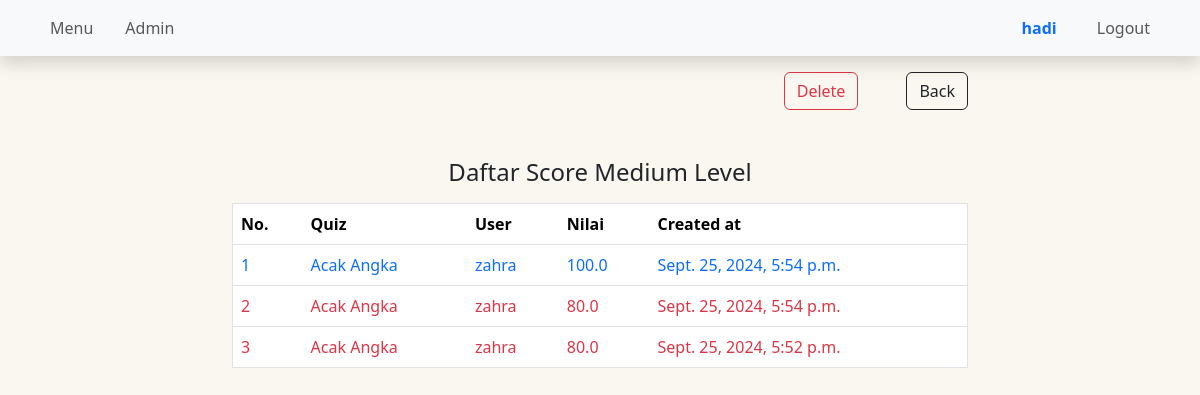
/results/medium (signed in), run on the app's committed database.
### medium/models.py (models this page shows, shortened)
class ResultMedium(models.Model):
  quiz = models.ForeignKey(Medium, on_delete=models.CASCADE)
  user = models.ForeignKey(User, on_delete=models.CASCADE)
  score = models.FloatField()
  created = models.DateTimeField(auto_now_add=True)

class Medium(models.Model):
  name = models.CharField(max_length=120)
  topic = models.CharField(max_length=120)
  number_of_questions = models.IntegerField()
  time = models.IntegerField(help_text="time in second")
  required_score_to_pass = models.IntegerField()

### quiz/views.py (the view)
# urls.py: path('results/medium', result_all_medium, name='result-all-medium'),
@login_required
def result_all_medium(request):
  results_medium = ResultMedium.objects.order_by('-created')
  context = {
     'results_medium': results_medium,
  }
  return render(request, 'results/all/medium.html', context)

### templates/results/all/medium.html (shortened to what this page needs)
{% extends "base.html" %}
{% load static %}
{% block content %}
<div class="row justify-content-center mt-3">
  <div class="col-md-8">
    <div class="d-flex justify-content-end mb-5">
        {% if request.user.is_authenticated and request.user.is_superuser %}
        <a class="btn btn-outline-danger" href="{% url 'delete-all-medium' %}">Delete</a>
         {% endif %}
         <a class="btn btn-outline-dark ms-5" href="{% url 'result-all' %}">Back</a>
    </div>
  <div>
    <h4 class="text-center my-3">Daftar Score Medium Level</h4>
    <table class="table border ">
      <thead>
        <tr class="px-2">
          <th scope="col">No.</th>
          <th scope="col">Quiz</th>
          <th scope="col">User</th>
          <th scope="col">Nilai</th>
          <th scope="col">Created at</th>
        </tr>
      </thead>
      <tbody>
        {% for result in results_medium %}
        {% if result.score == 100 %}
        <tr >
          <td class="text-primary">{{ forloop.counter }}</td>
          <td class="text-primary">{{ result.quiz.name }}</td>
          <td class="text-primary">{{ result.user.username }}</td>
          <td class="text-primary">{{ result.score }}</td>
          <td class="text-primary">{{ result.created }}</td>
        </tr>
        {% else %}
        <tr >
          <td class="text-danger">{{ forloop.counter }}</td>
          <td class="text-danger">{{ result.quiz.name }}</td>
          <td class="text-danger">{{ result.user.username }}</td>
          <td class="text-danger">{{ result.score }}</td>
          <td class="text-danger">{{ result.created }}</td>
        </tr>
        {% endif %}
      {% endfor %}
      </tbody>
    </table>
  </div>
  </div>
</div>
{% endblock content %}

### templates/base.html (shortened to what this page needs)
{% load static %}
<!doctype html>
<html lang="en">
  <head>
    <link rel="stylesheet" href="{% static 'style.css' %}">
    <link href="https://cdn.jsdelivr.net/npm/bootstrap@5.3.3/dist/css/bootstrap.min.css" rel="stylesheet">
  </head>
  <body  style="background-color: #FAF7F0;">
    <nav class="navbar navbar-expand-lg bg-body-tertiary shadow">
      <div class="container">
        <div class="collapse navbar-collapse" id="navbarNavAltMarkup">
          <div class="navbar-nav me-auto gap-3">
            {% if user.is_authenticated %}
            <a class="nav-link rounded tesHover {% block active_menu %}{% endblock active_menu %}" aria-current="page" href="/">Menu</a>
            {% endif %}
            {% if request.user.is_authenticated and request.user.is_superuser %}
            <a class="nav-link tesHover rounded " aria-current="page" href="/admin" target="_blank">Admin</a>
            {% endif %}
          </div>
          <div class="navbar-nav">
            {% if user.is_authenticated %}
            <span class="username nav-item nav-link  text-primary rounded me-4"><b>{{ user.username }}</b></span>
              <a class="nav-item nav-link tesHover rounded" href="{% url 'logout' %}">Logout</a>
            {% else %}
              <a class="nav-item nav-link tesHover rounded" href="{% url 'login' %}">Login</a>
            {% endif %}
        </div>
        </div>
      </div>
    </nav>
    <div class="container mt-3" >
      {% block content %}
      {% endblock content %}
    </div>
  </body>
</html>

### data on the page
ResultMedium: quiz.name "Acak Angka", user.username "zahra", score "100.0", created "Sept. 25, 2024, 5:54 p.m."
ResultMedium: quiz.name "Acak Angka", user.username "zahra", score "80.0", created "Sept. 25, 2024, 5:54 p.m."
ResultMedium: quiz.name "Acak Angka", user.username "zahra", score "80.0", created "Sept. 25, 2024, 5:52 p.m."

### other printed values
{{ user.username }} "hadi"
